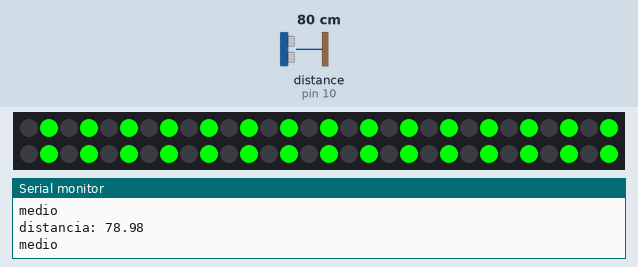
A sketch run on a simulated Arduino Uno, built with avr-gcc and run on an emulated ATmega328P. Shown: 60 RGB LEDs in strip order, left to right, continuing on the next row, the last lines printed to the serial monitor. Wiring (inferred from the names in the program): ultrasonic range finder: trigger pin 9; echo pin 10. The inputs (shaded band) are chosen by the test bench; at power-on: distance to the obstacle (sensor on pin 10) 80 cm. The echo pulse lasts 58.3 µs per cm.

Above: at 1.5 s.
1.6 s: distance to the obstacle (sensor on pin 10) set to 2 cm
At 2.3 s:
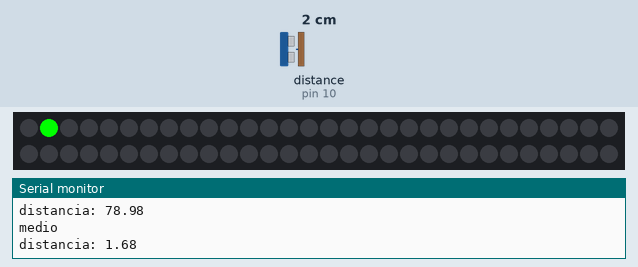
3.7 s: distance to the obstacle (sensor on pin 10) set to 60 cm
At 4.27 s:
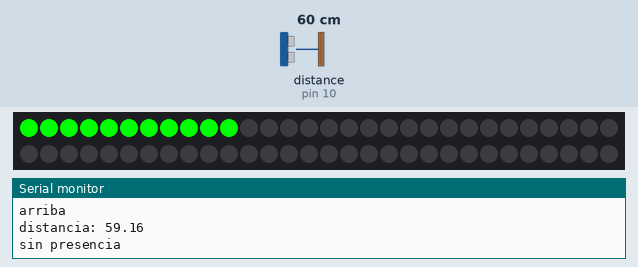
5.2 s: distance to the obstacle (sensor on pin 10) set to 9 cm
At 6.84 s:
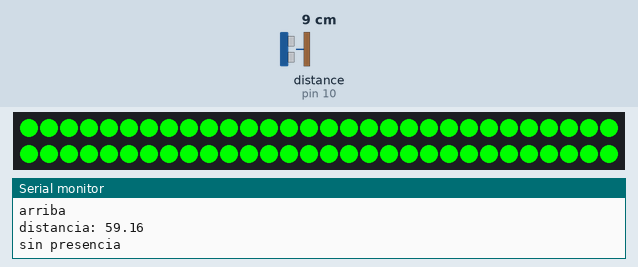

The sketch:

g5_barrenechea_bugueno_cuevas.ino
```cpp
// sectorizar posicion con sensor ultrasónico

// definir numero de pins
const int trigPin = 9;
const int echoPin = 10;

// definir variables
long duracion;
double distancia;
double distanciaAnterior = 0;

// variables de valores minimo y maximo
// empezamos con valores muy errados
int valorMin = 10000;
int valorMax = 0;

//definimos sectores
float sector[4] = { 0, 0, 0, 0 };

int rangoIgnorar = 1500;

bool debug = true;

//requerimientos para neopixel

// Required for 16 MHz Adafruit Trinket
#include <Adafruit_NeoPixel.h>
#ifdef __AVR__
#include <avr/power.h>
#endif
// Arduino pin that connects to NeoPixel
#define ledPin 6
// The number of LEDs (pixels) on NeoPixel
#define ledNum 60

Adafruit_NeoPixel neoPixel(ledNum, ledPin, NEO_GRB + NEO_KHZ800);

int pix;


void setup() {

  // iniciamos la comunicacion serial
  Serial.begin(9600);  // iniciailzamos la comunicacion

  // definimos funciones de los pines
  pinMode(trigPin, OUTPUT);
  pinMode(echoPin, INPUT);

  // INITIALIZE NeoPixel strip object (REQUIRED)
  neoPixel.begin();
  neoPixel.show();
  neoPixel.setBrightness(255);
}

void loop() {

  // set all pixel colors to 'off'. It only takes effect if pixels.show() is called
  neoPixel.clear();

  //actualizar valor de distancia
  int distanciaNueva = medirDistancia();
  // int distancia = medirDistancia();

  if(distanciaNueva < 2000){
    distancia = distanciaNueva;
  }
  else{
    (distancia = 1000); }

  // if (rangoApto(distanciaAnterior, distanciaNueva)) {
  //   distanciaAnterior = distancia;
  //   distancia = distanciaNueva;
  // }
  // actualizar valorMin
  if (distancia < valorMin) {
    valorMin = distancia;
  }
  // actualizar valorMax
  if (distancia > valorMax) {
    valorMax = distancia;
  }

  actualizarSector();


  // imprimir en consola el momento del sensor
  if (distancia <= sector[3]) {
    Serial.println("arriba");

    // put your main code here, to run repeatedly:

    // los pixeles van aumentando cada 1
    pix++;
    // hace más fluida la animación, es posibe crear un for o un if si se quiere
    pix %= ledNum;
    //color
    neoPixel.setPixelColor(pix, 0, 255, 0);
    // muestra la info de color y de brillo
    neoPixel.show();
    delay(30);
    //pixeles apagados
    neoPixel.setPixelColor(pix, 0, 0, 0);

    // como hago para hacer que no sea solo 1 pin el que se prende, sino 2, 3, 5 ??????
  }

  else if (distancia <= sector[2]) {
    Serial.println("medio");


    // turn on all pixels to red at the same time for two seconds
    for (int pixel = 0; pixel < ledNum; pixel++) {
      if (pixel % 2 == 0) {
        neoPixel.setPixelColor(pixel, neoPixel.Color(0, 255, 0));
        neoPixel.show();
      }
    }
    neoPixel.clear();
    delay(300);

    for (int pixl = 0; pixl < ledNum; pixl += 1) {
      if (pixl % 2 == 1) {
        neoPixel.setPixelColor(pixl, neoPixel.Color(0, 255, 0));
        neoPixel.show();
      }
    }
    neoPixel.clear();
    delay(300);
  } else if (distancia <= sector[1]) {
    Serial.println("bajo");


    // turn on all pixels to red at the same time for two seconds
    for (int pixel = 0; pixel < ledNum; pixel++) {
      if (pixel % 2 == 0) {
        neoPixel.setPixelColor(pixel, neoPixel.Color(0, 255, 0));
        neoPixel.show();
      }
    }
    neoPixel.clear();
    delay(700);

    for (int pixl = 0; pixl < ledNum; pixl += 1) {
      if (pixl % 2 == 1) {
        neoPixel.setPixelColor(pixl, neoPixel.Color(0, 255, 0));
        neoPixel.show();
      }
    }
    neoPixel.clear();
    delay(700);
  } else {
    Serial.println("sin presencia");

    // turn pixels to green one by one with delay between each pixel
    // for each pixel
    for (int pixel = 0; pixel < ledNum; pixel++) {
      // it only takes effect if pixels.show() is called
      neoPixel.setPixelColor(pixel, neoPixel.Color(0, 255, 0));
      // send the updated pixel colors to the NeoPixel hardware.
      neoPixel.show();

      // pause between each pixel
      delay(50);
    }
    // turn off all pixels for two seconds
    neoPixel.clear();
    /*for (int pixl = 0; pixl > ledNum; pixl++) {
    neoPixel.setPixelColor(pixl, neoPixel.Color(0, 255, 0));
    neoPixel.show();  // send the updated pixel colors to the NeoPixel hardware.
    delay(50);      // off time
  }*/
  }

  Serial.print("distancia: ");
  Serial.println(medirDistancia());

  // if (debug) {
  // delay(100);
  //}


  // Serial.print("Max ");
  // Serial.println(valorMax);
  // Serial.print("Min ");
  // Serial.println(valorMin);
}

double medirDistancia() {

  // Ultrasonic Sensor HC-SR04 and Arduino Tutorial
  // by Dejan Nedelkovski, www.HowToMechatronics.com

  long lduracion = 0;
  double ldistancia = 0;

  // Clears the trigPin
  digitalWrite(trigPin, LOW);
  delayMicroseconds(2);

  // Sets the trigPin on HIGH state for 10 micro seconds
  digitalWrite(trigPin, HIGH);
  delayMicroseconds(10);
  digitalWrite(trigPin, LOW);

  // Reads the echoPin, returns the sound wave travel time in microseconds
  lduracion = pulseIn(echoPin, HIGH);

  // Calculating the distance
  ldistancia = lduracion * 0.034 / 2;

  //aplicamos return
  return ldistancia;
}

void actualizarSector() {

  // dividimos el rango del sensor en 4 posibles posiciones
  for (int i = 0; i < 4; i++) {
    sector[i] = ((valorMin + valorMax) / 4) * (4 - i);
  }
}

// bool rangoApto(double antiguo, double nuevo) {
//   if (nuevo - antiguo >= rangoIgnorar) {
//     return false;
//   } else {
//     return true;
//   }
// }
```

Measured:
- after the input at 1.6 s, the LEDs: first differ from a run without the input after 0.69 s (image 1)
